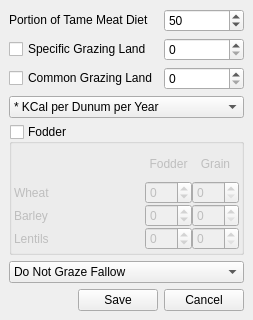
<ui version="4.0" >
 <class>LaAnimalFormDetailsBase</class>
 <widget class="QWidget" name="LaAnimalFormDetailsBase" >
  <property name="geometry" >
   <rect>
    <x>0</x>
    <y>0</y>
    <width>247</width>
    <height>320</height>
   </rect>
  </property>
  <property name="minimumSize" >
   <size>
    <width>0</width>
    <height>0</height>
   </size>
  </property>
  <property name="windowTitle" >
   <string>Form</string>
  </property>
  <layout class="QGridLayout" >
   <property name="margin" >
    <number>9</number>
   </property>
   <property name="spacing" >
    <number>6</number>
   </property>
   <item row="2" column="2" >
    <widget class="QSpinBox" name="spinBoxCommonRasterCalories" />
   </item>
   <item row="1" column="2" >
    <widget class="QSpinBox" name="spinBoxUniqueRasterCalories" />
   </item>
   <item row="6" column="0" >
    <spacer>
     <property name="orientation" >
      <enum>Qt::Horizontal</enum>
     </property>
     <property name="sizeHint" >
      <size>
       <width>40</width>
       <height>20</height>
      </size>
     </property>
    </spacer>
   </item>
   <item row="6" column="1" >
    <widget class="QPushButton" name="pushButtonSave" >
     <property name="sizePolicy" >
      <sizepolicy>
       <hsizetype>0</hsizetype>
       <vsizetype>0</vsizetype>
       <horstretch>0</horstretch>
       <verstretch>0</verstretch>
      </sizepolicy>
     </property>
     <property name="text" >
      <string>Save</string>
     </property>
    </widget>
   </item>
   <item row="4" column="0" colspan="3" >
    <widget class="QGroupBox" name="groupBoxFodderUse" >
     <property name="cursor" >
      <cursor>0</cursor>
     </property>
     <property name="whatsThis" >
      <string>Select Fodder if you believe the animals were fed grain to supplement their grazing.  You will then have to select how many kg of the selected grain you believe they fed each animal either every day, week, or month.</string>
     </property>
     <property name="title" >
      <string>Fodder</string>
     </property>
     <property name="checkable" >
      <bool>true</bool>
     </property>
     <property name="checked" >
      <bool>false</bool>
     </property>
     <layout class="QGridLayout" >
      <property name="margin" >
       <number>2</number>
      </property>
      <property name="spacing" >
       <number>0</number>
      </property>
      <item row="0" column="1" colspan="2" >
       <widget class="QLabel" name="labelFodderFodder" >
        <property name="toolTip" >
         <string>&lt;html>&lt;head>&lt;meta name="qrichtext" content="1" />&lt;style type="text/css">
p, li { white-space: pre-wrap; }
&lt;/style>&lt;/head>&lt;body style=" font-family:'Sans Serif'; font-size:9pt; font-weight:400; font-style:normal; text-decoration:none;">
&lt;p style=" margin-top:0px; margin-bottom:0px; margin-left:0px; margin-right:0px; -qt-block-indent:0; text-indent:0px;">Percent of animals diet provided by &lt;span style=" font-weight:600;">FODDER&lt;/span>.&lt;/p>
&lt;p style=" margin-top:0px; margin-bottom:0px; margin-left:0px; margin-right:0px; -qt-block-indent:0; text-indent:0px;">&lt;span style=" color:#0000ff;">To use &lt;/span>&lt;span style=" font-style:italic; color:#0000ff;">all&lt;/span>&lt;span style=" color:#0000ff;"> that is available use a &lt;/span>&lt;span style=" font-weight:600; color:#0000ff;">negative number:&lt;/span>&lt;/p>
&lt;p style=" margin-top:0px; margin-bottom:0px; margin-left:0px; margin-right:0px; -qt-block-indent:0; text-indent:0px;">&lt;span style=" font-weight:600;">-1&lt;/span> for HIGH priority total utilization&lt;/p>
&lt;p style=" margin-top:0px; margin-bottom:0px; margin-left:0px; margin-right:0px; -qt-block-indent:0; text-indent:0px;">&lt;span style=" font-weight:600;">-2&lt;/span> for MED priority total utilization&lt;/p>
&lt;p style=" margin-top:0px; margin-bottom:0px; margin-left:0px; margin-right:0px; -qt-block-indent:0; text-indent:0px;">&lt;span style=" font-weight:600;">-3&lt;/span> for LOW priority total utilization&lt;/p>&lt;/body>&lt;/html></string>
        </property>
        <property name="layoutDirection" >
         <enum>Qt::LeftToRight</enum>
        </property>
        <property name="text" >
         <string>Fodder</string>
        </property>
        <property name="alignment" >
         <set>Qt::AlignCenter</set>
        </property>
       </widget>
      </item>
      <item row="0" column="3" >
       <widget class="QLabel" name="labelFodderGrain" >
        <property name="layoutDirection" >
         <enum>Qt::RightToLeft</enum>
        </property>
        <property name="text" >
         <string>Grain</string>
        </property>
        <property name="alignment" >
         <set>Qt::AlignCenter</set>
        </property>
       </widget>
      </item>
      <item row="0" column="0" >
       <spacer>
        <property name="orientation" >
         <enum>Qt::Horizontal</enum>
        </property>
        <property name="sizeHint" >
         <size>
          <width>40</width>
          <height>20</height>
         </size>
        </property>
       </spacer>
      </item>
      <item row="3" column="3" >
       <widget class="QSpinBox" name="spinBoxFodderLentilsGrain" >
        <property name="sizePolicy" >
         <sizepolicy>
          <hsizetype>4</hsizetype>
          <vsizetype>0</vsizetype>
          <horstretch>0</horstretch>
          <verstretch>0</verstretch>
         </sizepolicy>
        </property>
        <property name="toolTip" >
         <string>&lt;html>&lt;head>&lt;meta name="qrichtext" content="1" />&lt;style type="text/css">
p, li { white-space: pre-wrap; }
&lt;/style>&lt;/head>&lt;body style=" font-family:'Sans Serif'; font-size:9pt; font-weight:400; font-style:normal; text-decoration:none;">
&lt;p style=" margin-top:0px; margin-bottom:0px; margin-left:0px; margin-right:0px; -qt-block-indent:0; text-indent:0px;">Percent of animals diet provided by LENTILS&lt;/p>&lt;/body>&lt;/html></string>
        </property>
        <property name="suffix" >
         <string/>
        </property>
        <property name="maximum" >
         <number>100</number>
        </property>
       </widget>
      </item>
      <item row="3" column="2" >
       <widget class="QSpinBox" name="spinBoxFodderLentils" >
        <property name="sizePolicy" >
         <sizepolicy>
          <hsizetype>4</hsizetype>
          <vsizetype>0</vsizetype>
          <horstretch>0</horstretch>
          <verstretch>0</verstretch>
         </sizepolicy>
        </property>
        <property name="toolTip" >
         <string>&lt;html>&lt;head>&lt;meta name="qrichtext" content="1" />&lt;style type="text/css">
p, li { white-space: pre-wrap; }
&lt;/style>&lt;/head>&lt;body style=" font-family:'Sans Serif'; font-size:9pt; font-weight:400; font-style:normal; text-decoration:none;">
&lt;p style=" margin-top:0px; margin-bottom:0px; margin-left:0px; margin-right:0px; -qt-block-indent:0; text-indent:0px;">Percent of animals diet provided by &lt;span style=" color:#0000ff;">LENTIL FODDER&lt;/span>.&lt;/p>&lt;/body>&lt;/html></string>
        </property>
        <property name="suffix" >
         <string/>
        </property>
        <property name="maximum" >
         <number>100</number>
        </property>
        <property name="minimum" >
         <number>-3</number>
        </property>
       </widget>
      </item>
      <item row="3" column="0" colspan="2" >
       <widget class="QLabel" name="labelFodderLentils" >
        <property name="toolTip" >
         <string>&lt;html>&lt;head>&lt;meta name="qrichtext" content="1" />&lt;style type="text/css">
p, li { white-space: pre-wrap; }
&lt;/style>&lt;/head>&lt;body style=" font-family:'Sans Serif'; font-size:9pt; font-weight:400; font-style:normal; text-decoration:none;">
&lt;p style=" margin-top:0px; margin-bottom:0px; margin-left:0px; margin-right:0px; -qt-block-indent:0; text-indent:0px;">Percent of animals diet provided by LENTILS&lt;/p>&lt;/body>&lt;/html></string>
        </property>
        <property name="text" >
         <string>Lentils</string>
        </property>
       </widget>
      </item>
      <item row="2" column="3" >
       <widget class="QSpinBox" name="spinBoxFodderBarleyGrain" >
        <property name="sizePolicy" >
         <sizepolicy>
          <hsizetype>4</hsizetype>
          <vsizetype>0</vsizetype>
          <horstretch>0</horstretch>
          <verstretch>0</verstretch>
         </sizepolicy>
        </property>
        <property name="toolTip" >
         <string>&lt;html>&lt;head>&lt;meta name="qrichtext" content="1" />&lt;style type="text/css">
p, li { white-space: pre-wrap; }
&lt;/style>&lt;/head>&lt;body style=" font-family:'Sans Serif'; font-size:9pt; font-weight:400; font-style:normal; text-decoration:none;">
&lt;p style=" margin-top:0px; margin-bottom:0px; margin-left:0px; margin-right:0px; -qt-block-indent:0; text-indent:0px;">Percent of animals diet provided by BARLEY&lt;/p>&lt;/body>&lt;/html></string>
        </property>
        <property name="suffix" >
         <string/>
        </property>
        <property name="maximum" >
         <number>100</number>
        </property>
       </widget>
      </item>
      <item row="2" column="2" >
       <widget class="QSpinBox" name="spinBoxFodderBarley" >
        <property name="sizePolicy" >
         <sizepolicy>
          <hsizetype>0</hsizetype>
          <vsizetype>0</vsizetype>
          <horstretch>0</horstretch>
          <verstretch>0</verstretch>
         </sizepolicy>
        </property>
        <property name="toolTip" >
         <string>&lt;html>&lt;head>&lt;meta name="qrichtext" content="1" />&lt;style type="text/css">
p, li { white-space: pre-wrap; }
&lt;/style>&lt;/head>&lt;body style=" font-family:'Sans Serif'; font-size:9pt; font-weight:400; font-style:normal; text-decoration:none;">
&lt;p style=" margin-top:0px; margin-bottom:0px; margin-left:0px; margin-right:0px; -qt-block-indent:0; text-indent:0px;">Percent of animals diet provided by &lt;span style=" color:#0000ff;">BARLEY FODDER&lt;/span>&lt;/p>&lt;/body>&lt;/html></string>
        </property>
        <property name="suffix" >
         <string/>
        </property>
        <property name="maximum" >
         <number>100</number>
        </property>
        <property name="minimum" >
         <number>-3</number>
        </property>
       </widget>
      </item>
      <item row="2" column="0" colspan="2" >
       <widget class="QLabel" name="labelFodderBarley" >
        <property name="toolTip" >
         <string>&lt;html>&lt;head>&lt;meta name="qrichtext" content="1" />&lt;style type="text/css">
p, li { white-space: pre-wrap; }
&lt;/style>&lt;/head>&lt;body style=" font-family:'Sans Serif'; font-size:9pt; font-weight:400; font-style:normal; text-decoration:none;">
&lt;p style=" margin-top:0px; margin-bottom:0px; margin-left:0px; margin-right:0px; -qt-block-indent:0; text-indent:0px;">Percent of animals diet provided by BARLEY&lt;/p>&lt;/body>&lt;/html></string>
        </property>
        <property name="text" >
         <string>Barley</string>
        </property>
       </widget>
      </item>
      <item row="1" column="3" >
       <widget class="QSpinBox" name="spinBoxFodderWheatGrain" >
        <property name="sizePolicy" >
         <sizepolicy>
          <hsizetype>0</hsizetype>
          <vsizetype>0</vsizetype>
          <horstretch>0</horstretch>
          <verstretch>0</verstretch>
         </sizepolicy>
        </property>
        <property name="toolTip" >
         <string>&lt;html>&lt;head>&lt;meta name="qrichtext" content="1" />&lt;style type="text/css">
p, li { white-space: pre-wrap; }
&lt;/style>&lt;/head>&lt;body style=" font-family:'Sans Serif'; font-size:9pt; font-weight:400; font-style:normal; text-decoration:none;">
&lt;p style=" margin-top:0px; margin-bottom:0px; margin-left:0px; margin-right:0px; -qt-block-indent:0; text-indent:0px;">Percent of animals diet provided by WHEAT&lt;/p>&lt;/body>&lt;/html></string>
        </property>
        <property name="suffix" >
         <string/>
        </property>
        <property name="maximum" >
         <number>100</number>
        </property>
       </widget>
      </item>
      <item row="1" column="2" >
       <widget class="QSpinBox" name="spinBoxFodderWheat" >
        <property name="sizePolicy" >
         <sizepolicy>
          <hsizetype>0</hsizetype>
          <vsizetype>0</vsizetype>
          <horstretch>0</horstretch>
          <verstretch>0</verstretch>
         </sizepolicy>
        </property>
        <property name="toolTip" >
         <string>&lt;html>&lt;head>&lt;meta name="qrichtext" content="1" />&lt;style type="text/css">
p, li { white-space: pre-wrap; }
&lt;/style>&lt;/head>&lt;body style=" font-family:'Sans Serif'; font-size:9pt; font-weight:400; font-style:normal; text-decoration:none;">
&lt;p style=" margin-top:0px; margin-bottom:0px; margin-left:0px; margin-right:0px; -qt-block-indent:0; text-indent:0px;">Percent of animals diet provided by &lt;span style=" color:#0000ff;">WHEAT FODDER.&lt;/span>&lt;/p>&lt;/body>&lt;/html></string>
        </property>
        <property name="suffix" >
         <string/>
        </property>
        <property name="maximum" >
         <number>100</number>
        </property>
        <property name="minimum" >
         <number>-3</number>
        </property>
       </widget>
      </item>
      <item row="1" column="0" colspan="2" >
       <widget class="QLabel" name="labelFodderWheat" >
        <property name="toolTip" >
         <string>&lt;html>&lt;head>&lt;meta name="qrichtext" content="1" />&lt;style type="text/css">
p, li { white-space: pre-wrap; }
&lt;/style>&lt;/head>&lt;body style=" font-family:'Sans Serif'; font-size:9pt; font-weight:400; font-style:normal; text-decoration:none;">
&lt;p style=" margin-top:0px; margin-bottom:0px; margin-left:0px; margin-right:0px; -qt-block-indent:0; text-indent:0px;">Percent of animals diet provided by WHEAT&lt;/p>&lt;/body>&lt;/html></string>
        </property>
        <property name="text" >
         <string>Wheat</string>
        </property>
       </widget>
      </item>
     </layout>
    </widget>
   </item>
   <item row="3" column="0" colspan="3" >
    <widget class="QComboBox" name="comboBoxGrazingUnits" >
     <property name="sizePolicy" >
      <sizepolicy>
       <hsizetype>5</hsizetype>
       <vsizetype>0</vsizetype>
       <horstretch>0</horstretch>
       <verstretch>0</verstretch>
      </sizepolicy>
     </property>
     <property name="cursor" >
      <cursor>13</cursor>
     </property>
     <property name="toolTip" >
      <string>&lt;html>&lt;head>&lt;meta name="qrichtext" content="1" />&lt;style type="text/css">
p, li { white-space: pre-wrap; }
&lt;/style>&lt;/head>&lt;body style=" font-family:'Sans Serif'; font-size:9pt; font-weight:400; font-style:normal; text-decoration:none;">
&lt;p style=" margin-top:0px; margin-bottom:0px; margin-left:0px; margin-right:0px; -qt-block-indent:0; text-indent:0px;">1 dunum = 1000 square meters&lt;/p>
&lt;p style=" margin-top:0px; margin-bottom:0px; margin-left:0px; margin-right:0px; -qt-block-indent:0; text-indent:0px;">1 hectare = 10,000 square meters&lt;/p>&lt;/body>&lt;/html></string>
     </property>
     <item>
      <property name="text" >
       <string>* KCal per Dunum per Year</string>
      </property>
     </item>
     <item>
      <property name="text" >
       <string>* KCal per Hectare per Year</string>
      </property>
     </item>
    </widget>
   </item>
   <item row="5" column="0" colspan="3" >
    <widget class="QComboBox" name="comboBoxFallowUsage" >
     <property name="sizePolicy" >
      <sizepolicy>
       <hsizetype>5</hsizetype>
       <vsizetype>0</vsizetype>
       <horstretch>0</horstretch>
       <verstretch>0</verstretch>
      </sizepolicy>
     </property>
     <property name="cursor" >
      <cursor>13</cursor>
     </property>
     <property name="toolTip" >
      <string>&lt;html>&lt;head>&lt;meta name="qrichtext" content="1" />&lt;style type="text/css">
p, li { white-space: pre-wrap; }
&lt;/style>&lt;/head>&lt;body style=" font-family:'Sans Serif'; font-size:9pt; font-weight:400; font-style:normal; text-decoration:none;">
&lt;p style=" margin-top:0px; margin-bottom:0px; margin-left:0px; margin-right:0px; -qt-block-indent:0; text-indent:0px;">If your animal is to be allowed to graze fallow land resulting from crop rotation, set the priority of their access to this fallow land here.&lt;/p>&lt;/body>&lt;/html></string>
     </property>
     <item>
      <property name="text" >
       <string>Do Not Graze Fallow</string>
      </property>
     </item>
     <item>
      <property name="text" >
       <string>HIGH Fallow Priority</string>
      </property>
     </item>
     <item>
      <property name="text" >
       <string>MED Fallow Priority</string>
      </property>
     </item>
     <item>
      <property name="text" >
       <string>LOW Fallow Priority</string>
      </property>
     </item>
    </widget>
   </item>
   <item row="2" column="0" colspan="2" >
    <widget class="QCheckBox" name="checkBoxCommonRaster" >
     <property name="toolTip" >
      <string>&lt;html>&lt;head>&lt;meta name="qrichtext" content="1" />&lt;style type="text/css">
p, li { white-space: pre-wrap; }
&lt;/style>&lt;/head>&lt;body style=" font-family:'Sans Serif'; font-size:9pt; font-weight:400; font-style:normal; text-decoration:none;">
&lt;p style=" margin-top:0px; margin-bottom:0px; margin-left:0px; margin-right:0px; -qt-block-indent:0; text-indent:0px;">binary raster named common.grazing.mask which more than one animal can graze from&lt;/p>&lt;/body>&lt;/html></string>
     </property>
     <property name="text" >
      <string>Common Grazing Land</string>
     </property>
    </widget>
   </item>
   <item row="1" column="0" colspan="2" >
    <widget class="QCheckBox" name="checkBoxUniqueRaster" >
     <property name="toolTip" >
      <string>&lt;html>&lt;head>&lt;meta name="qrichtext" content="1" />&lt;style type="text/css">
p, li { white-space: pre-wrap; }
&lt;/style>&lt;/head>&lt;body style=" font-family:'Sans Serif'; font-size:9pt; font-weight:400; font-style:normal; text-decoration:none;">
&lt;p style=" margin-top:0px; margin-bottom:0px; margin-left:0px; margin-right:0px; -qt-block-indent:0; text-indent:0px;">binary raster named: animalName.mask  where animalName is the name of the animal you are setting these parameters for.&lt;/p>&lt;/body>&lt;/html></string>
     </property>
     <property name="text" >
      <string>Specific Grazing Land</string>
     </property>
    </widget>
   </item>
   <item row="0" column="2" >
    <widget class="QSpinBox" name="spinBoxPercentOfTameMeat" >
     <property name="sizePolicy" >
      <sizepolicy>
       <hsizetype>5</hsizetype>
       <vsizetype>0</vsizetype>
       <horstretch>0</horstretch>
       <verstretch>0</verstretch>
      </sizepolicy>
     </property>
     <property name="toolTip" >
      <string>&lt;html>&lt;head>&lt;meta name="qrichtext" content="1" />&lt;style type="text/css">
p, li { white-space: pre-wrap; }
&lt;/style>&lt;/head>&lt;body style=" font-family:'Sans Serif'; font-size:9pt; font-weight:400; font-style:normal; text-decoration:none;">
&lt;p style=" margin-top:0px; margin-bottom:0px; margin-left:0px; margin-right:0px; -qt-block-indent:0; text-indent:0px;">This animal contiributes this percent towards the tame meat portion of the diet&lt;/p>&lt;/body>&lt;/html></string>
     </property>
     <property name="maximum" >
      <number>100</number>
     </property>
     <property name="value" >
      <number>50</number>
     </property>
    </widget>
   </item>
   <item row="0" column="0" colspan="2" >
    <widget class="QLabel" name="labelPortionDiet" >
     <property name="sizePolicy" >
      <sizepolicy>
       <hsizetype>1</hsizetype>
       <vsizetype>4</vsizetype>
       <horstretch>0</horstretch>
       <verstretch>0</verstretch>
      </sizepolicy>
     </property>
     <property name="frameShape" >
      <enum>QFrame::NoFrame</enum>
     </property>
     <property name="text" >
      <string>Portion of Tame Meat Diet</string>
     </property>
     <property name="alignment" >
      <set>Qt::AlignBottom|Qt::AlignLeading|Qt::AlignLeft</set>
     </property>
    </widget>
   </item>
   <item row="6" column="2" >
    <widget class="QPushButton" name="pushButtonCancel" >
     <property name="sizePolicy" >
      <sizepolicy>
       <hsizetype>5</hsizetype>
       <vsizetype>0</vsizetype>
       <horstretch>0</horstretch>
       <verstretch>0</verstretch>
      </sizepolicy>
     </property>
     <property name="text" >
      <string>Cancel</string>
     </property>
    </widget>
   </item>
  </layout>
 </widget>
 <resources/>
 <connections>
  <connection>
   <sender>pushButtonCancel</sender>
   <signal>clicked()</signal>
   <receiver>LaAnimalFormDetailsBase</receiver>
   <slot>close()</slot>
   <hints>
    <hint type="sourcelabel" >
     <x>210</x>
     <y>309</y>
    </hint>
    <hint type="destinationlabel" >
     <x>246</x>
     <y>306</y>
    </hint>
   </hints>
  </connection>
 </connections>
</ui>
